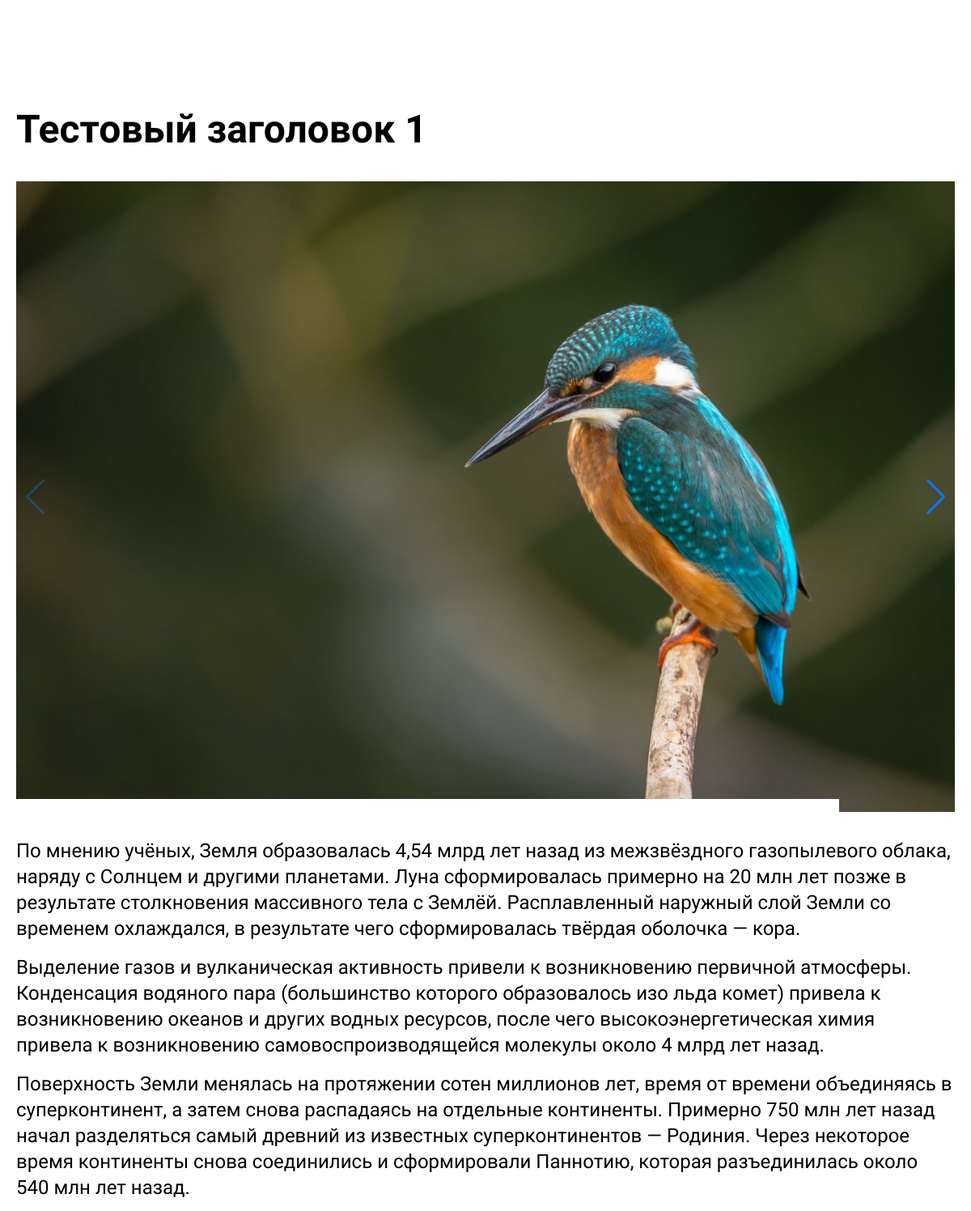
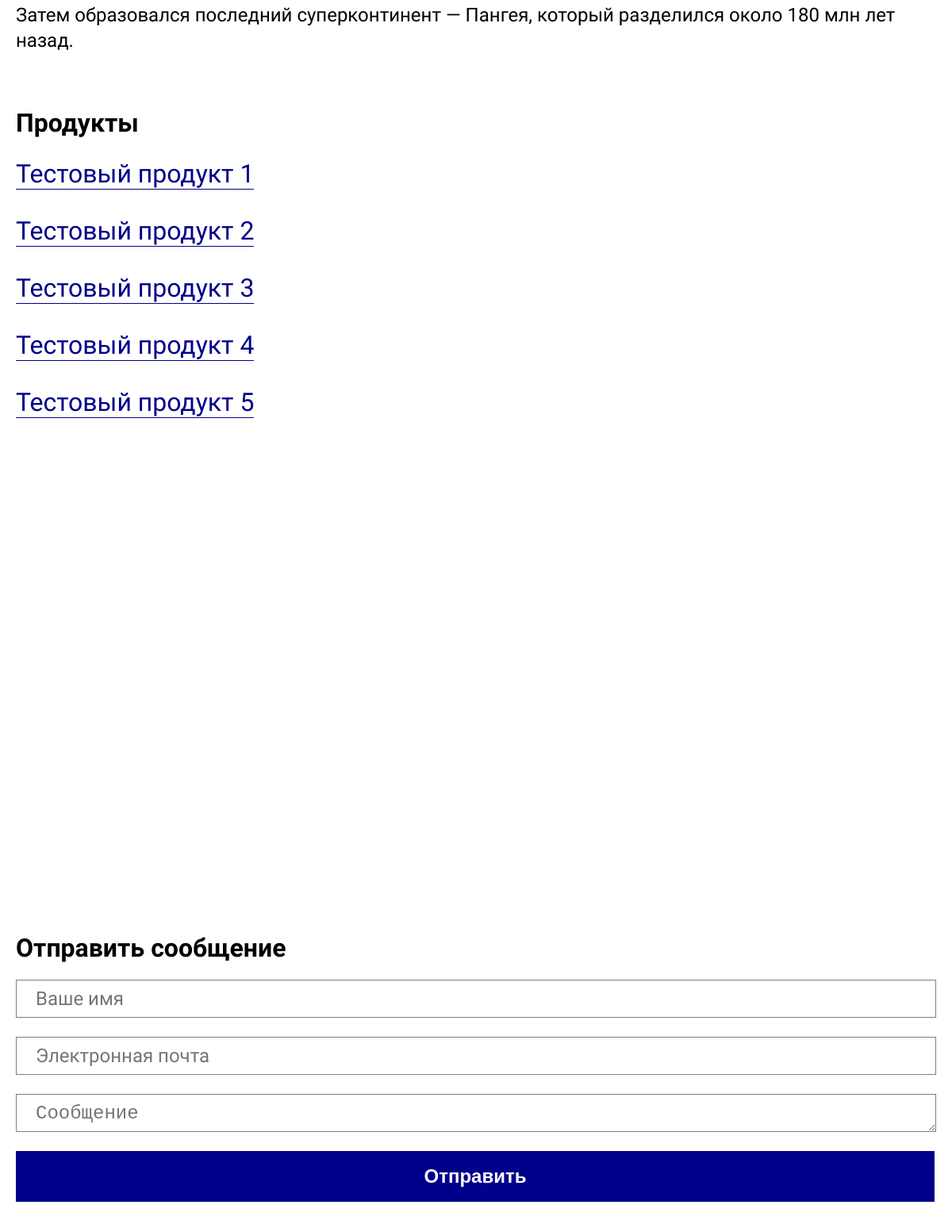
The page / on the database its author committed (2 pictures, top to bottom).
### index/models.py (models this page shows, shortened)
class Index(models.Model):
    title = models.CharField(max_length=200, verbose_name='заголовок', help_text='введите заголовок главной страницы')
    text = models.TextField(verbose_name='текст на главной', help_text='введите текст статьи на главной странице')
    class Meta:
        verbose_name = 'контент на главную страницу'
        verbose_name_plural = 'главная'
    def get_short_text(self):
        if len(self.text) < 120:
            return self.text
        return self.text[:120] + '...'
    get_short_text.short_description = 'Краткое содержание текста'

class Slider(models.Model):
    name = models.CharField(max_length=200, verbose_name='имя изображения', help_text='имя слайда до 200 знаков')
    image = models.ImageField(upload_to='slider/', verbose_name='изображение',
                              help_text='слайд в формате .jpg или .png')
    alt = models.CharField(max_length=200, verbose_name='alt-текст', help_text='alt-текст к слайду')
    fk_index = models.ForeignKey(Index, on_delete=models.CASCADE)
    class Meta:
        verbose_name = 'слайдер'
        verbose_name_plural = 'слайдер'

### product/models.py (models this page shows, shortened)
class Product(models.Model):
    title = models.CharField(max_length=200, verbose_name='заголовок продукта',
                             help_text='заголовок продукта до 200 знаков')
    image = models.ImageField(upload_to='product/', verbose_name='фото продукта',
                              help_text='фото продукта в формате .jpg или .png')
    alt = models.CharField(max_length=200, null=True, verbose_name='alt-текст фото',
                           help_text='alt-текст к фото продукта')
    class Meta:
        verbose_name = 'продукт'
        verbose_name_plural = 'продукты'

### index/views.py (the view)
# urls.py: path('', views.index_page, name='index'),
def index_page(request):
    indexes = Index.objects.last()
    indexes_seo = IndexSeo.objects.last()
    sliders = Slider.objects.all()
    locations = Location.objects.last()
    products = Product.objects.all()
    context = {
        'indexes': indexes,
        'indexes_seo': indexes_seo,
        'sliders': sliders,
        'locations': locations,
        'products': products,
    }
    return render(request, 'index.html', context)

### index/templatetags/custom_filters.py (called while the page is built)
@register.filter
def float_format(value):
    if isinstance(value, float):
        return f"{value:.2f}".replace(',', '.')
    return value

### templates/index.html (shortened to what this page needs)
{% load custom_filters %}
<!DOCTYPE html>
<html lang="ru">
<head>
	<link rel="stylesheet" href="static/assets/css/swiper-bundle.min.css">
	<link rel="stylesheet" href="static/assets/css/style.css">
</head>
<body>
    <div class="wrapper">
        <div class="content">
            <h1>{{ indexes.title }}</h1>
            <div class="swiper-container">
                <div class="swiper-wrapper">
                    {% for slider in sliders %}
                        <div class="swiper-slide"><img src="{{ slider.image.url }}" alt="{{ slider.alt }}"></div>
                    {% endfor %}
                </div>
                <div class="swiper-button-next"></div>
            </div>
            <div class="intro-text">
                <p>{{ indexes.text|linebreaks }}</p>
            </div>
            <div class="products-list">
                <h2>Продукты</h2>
                <ul>
                    {% for product in products %}
                        <li><a href="{% url 'product:product_page' product.id %}">{{ product.title }}</a></li>
                    {% endfor %}
                </ul>
            </div>
            <div id="map" data-latitude="{{ locations.latitude|float_format }}" data-longitude="{{ locations.longitude|float_format }}"></div>
            <h2>Отправить сообщение</h2>
            <form method="post" action="{% url 'index:feedback' %}">
                <input type="text" name="name" placeholder="Ваше имя" class="text-box" id="name" name="name" maxlength="100" required>
                <input type="email" name="email" placeholder="Электронная почта" class="text-box" id="email" name="email" maxlength="320" required>
                <textarea name="message" cols="40" rows="10" placeholder="Сообщение" class="text-box" id="message" name="message" required></textarea>
                <button type="submit" class="button">Отправить</button>
            </form>
        </div>
    </div>
</body>
</html>

### static/assets/css/style.css (style rules this page uses)
* { margin:0;padding:0;line-height:0;outline:0;border:0 }
body,html,input { font-family:Piazzolla,serif;font-weight:400 }
.wrapper { max-width:1280px;margin:128px auto }
.content { padding:0 20px }
h1 { font-size:48px;line-height:64px;font-weight:900;margin-bottom:32px }
.swiper-container { width:100% }
.swiper-container img { width:100%;height:auto }
.intro-text { margin:32px 0 64px 0 }
p { font-size:24px;line-height:32px;margin-bottom:16px }
h2 { font-size:32px;line-height:48px;font-weight:900;margin-bottom:16px }
.products-list { margin-bottom:80px }
.products-list ul li { list-style:none;font-size:32px;line-height:48px;margin-bottom:24px }
.products-list ul li a { color:#00008b;text-decoration:none;border-bottom:1px solid #00008b }
#map { width:100%;height:480px;margin-bottom:80px }
.text-box { border:1px solid gray;font-size:24px;line-height:48px;height:46px;padding:0 24px;width:calc(100% - 2px - 48px);margin-bottom:24px }
.button { color:#fff;background:#00008b;border:0;font-size:24px;line-height:64px;font-weight:900;height:64px;width:calc(100% - 2px);cursor:pointer }

### rows shown on the page
Index: title "Тестовый заголовок 1", text "По мнению учёных, Земля образовалась 4,54 млрд лет назад из межзвёздного газопылевого облака, наряду с Солнцем и другими планетами. Луна сформировалась примерно на 20 млн лет позже в результате столкновения массивного тела с Землёй. Расплавленный наружный слой Земли со временем охлаждался, в результате чего сформировалась твёрдая оболочка — кора. Выделение газов и вулканическая активность привели к возникновению первичной атмосферы. Конденсация водяного пара (большинство которого образовалось изо льда комет) привела к возникновению океанов и других водных ресурсов, после чего высокоэнергетическая химия привела к возникновению самовоспроизводящейся молекулы около 4 млрд лет назад.…"
Slider: image (picture)
Product: title "Тестовый продукт 1"
Product: title "Тестовый продукт 2"
Product: title "Тестовый продукт 3"
Product: title "Тестовый продукт 4"
Product: title "Тестовый продукт 5"
